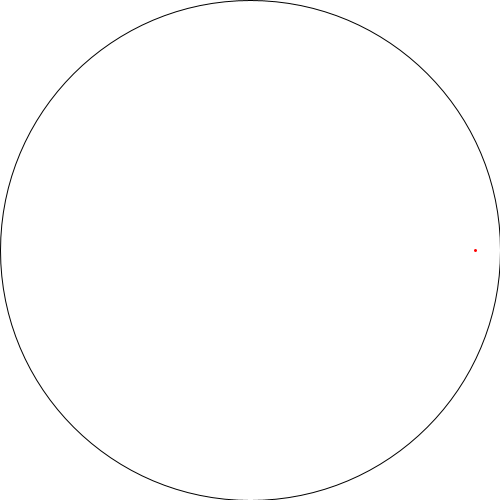
Frame 1 (no input)
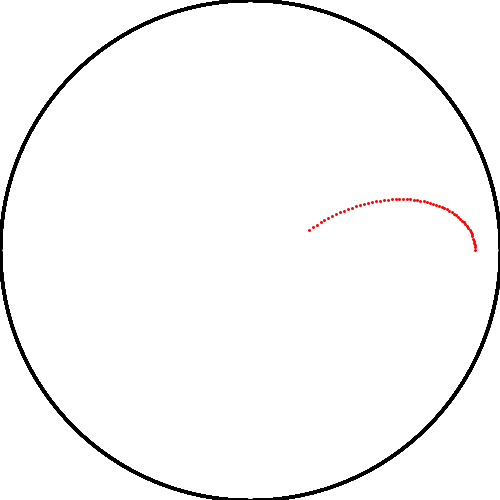
Frame 60 (the mouse pressed at the canvas centre just before this capture)
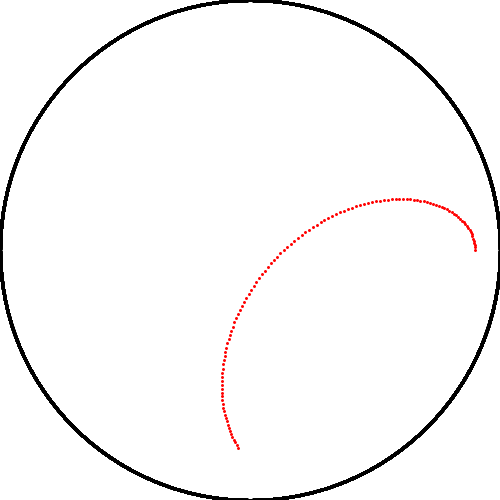
Frame 120 (the mouse held since frame 60 and released just before this capture)

The Processing sketch that drew these frames (run headless with seeded random() and noise(); from frame 60 on, the mouse is pressed at the canvas centre):

// Processing sketch: Spirograph
// ── Spirograph.pde
//Spirograph

float smallerRadius;
float largerRadius;
float innerOffset = 100;    // distance of the pen tip from the center of the inner circle
float outerAngle = 0;
float dOuterAngle = .01;    // step size for the outer angle
float innerAngle = 0;       // angle of rotation about the smaller circle
color penColor = color(255, 0, 0);

void setup() {
  size(500, 500);
  smooth();
  background(255);
  largerRadius = random(width/2.0);
  smallerRadius = random(width*7.0/25.0);
  frameRate(1000);
}

void mouseClicked() {
  background(255);
  smallerRadius = random(largerRadius);
  innerOffset = random(smallerRadius);
  outerAngle = 0;
  innerAngle = 0;
}

void draw() {
  noFill();
  stroke(0);
  ellipse(width/2,height/2,width,height);
  translate(width/2,height/2);    // move origin to the center of larger circle
  rotate(outerAngle);             // perform first rotation
  translate(largerRadius - smallerRadius,0);  // move origin to the center of the smaller circle
  rotate(innerAngle);
  
  fill(penColor);
  stroke(penColor);
  strokeWeight(3);
  point(innerOffset,0);
  
  outerAngle += dOuterAngle;
  innerAngle = -outerAngle*largerRadius/smallerRadius;
}
